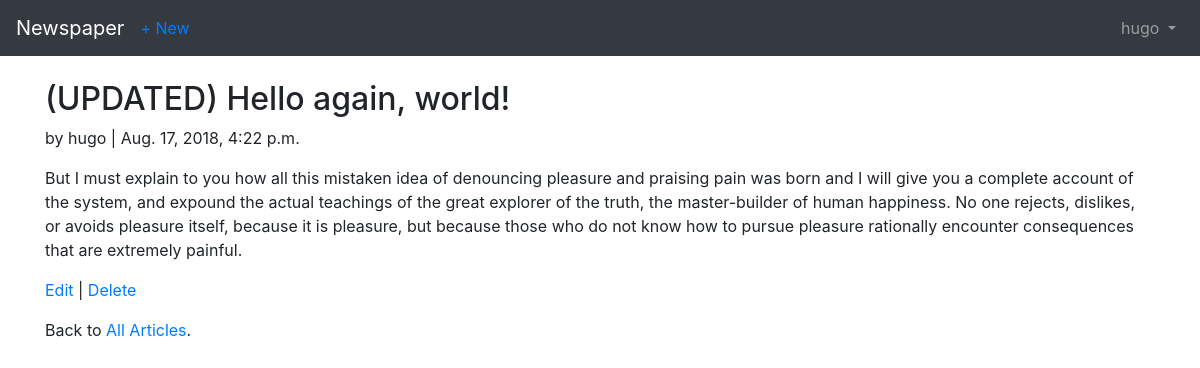
/articles/2/ (signed in), run on the app's committed database.
### users/models.py (models this page shows)
class CustomUser(AbstractUser):
    age = models.PositiveIntegerField(default=0)

### articles/models.py (models this page shows, shortened)
class Article(models.Model):
    title = models.CharField(max_length=255)
    body = models.TextField()
    date = models.DateTimeField(auto_now_add=True)
    author = models.ForeignKey(
        get_user_model(),
        on_delete=models.CASCADE,
    )

### articles/views.py (the view)
class ArticleDetailView(LoginRequiredMixin, DetailView):
    model = models.Article
    template_name = 'article_detail.html'
    login_url = 'login'

### templates/article_detail.html
{% extends 'base.html' %}
{% block content %}
<div class="article-entry">
  <h2>{{ object.title }}</h2>
  <p>by {{ object.author }} | {{ object.date}}</p>
  <p>{{ object.body}}</p>
</div>
<p><a href="{% url 'article_edit' article.pk %}">Edit</a> | <a
   href="{% url 'article_delete' article.pk %}">Delete</a></p>
<p>Back to <a href="{% url 'article_list' %}">All Articles</a>.</p>
{% endblock content %}

### templates/base.html (shortened to what this page needs)
<!doctype html>
<html lang="en">
<head>
  <link rel="stylesheet" href="https://maxcdn.bootstrapcdn.com/bootstrap/4.0.0/css/bootstrap.min.css"
>
  <head>
    <body>
      <nav class="navbar navbar-expand-md navbar-dark bg-dark mb-4">
        <a class="navbar-brand" href="{% url 'home' %}">Newspaper</a>
        {% if user.is_authenticated %}
        <ul class="navbar-nav mr-auto">
          <li class="nav-item"><a href="{% url 'article_new' %}">+ New</a></li>
        </ul>
        {% endif %}
      <div class="collapse navbar-collapse" id="navbarCollapse">
        {% if user.is_authenticated %}
        <ul class="navbar-nav ml-auto">
          <li class="nav-item">
            <a class="nav-link dropdown-toggle" href="#" id="userMenu"
            data-toggle="dropdown" aria-haspopup="true" aria-expanded
            ="false">
            {{ user.username }}
          </a>
        </li>
      </ul>
          {% endif %}
        </div>
      </nav>
      <div class="container">
        {% block content %}
        {% endblock %}
      </div>
  </body>
</html>

### data on the page
CustomUser: username "hugo"
Article: title "(UPDATED) Hello again, world!", author "hugo", date "Aug. 17, 2018, 4:22 p.m.", body "But I must explain to you how all this mistaken idea of denouncing pleasure and praising pain was born and I will give you a complete account of the system, and expound the actual teachings of the great explorer of the truth, the master-builder of human happiness. No one rejects, dislikes, or avoids pleasure itself, because it is pleasure, but because those who do not know how to pursue pleasure rationally encounter consequences that are extremely painful."
